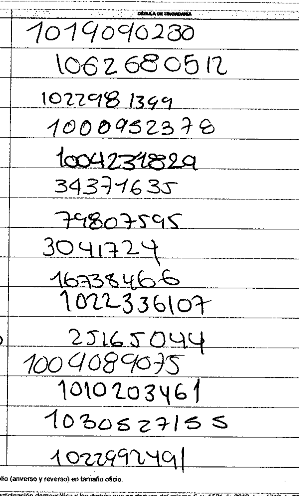
#> input picture image.png, 299 x 496 px
$ python visualize_row_detection.py
#> lines starting #> are read from the running program, lines starting #| are printed output that depends on the picture; after the words box and inside, x2 and y2 are one past the last pixel; in counts of white or black regions, pixels touching at a corner belong together
#> the answer given: ../image.png
"""
Script para VISUALIZAR la detección de líneas horizontales.
Guarda una imagen mostrando las líneas detectadas.
"""

import sys
from pathlib import Path
from PIL import Image, ImageDraw
import numpy as np
import cv2

# Agregar src al path
sys.path.insert(0, str(Path(__file__).parent.parent))


def detect_horizontal_lines_visual(image_path: str):
    """Detecta líneas horizontales y visualiza el resultado."""
#> called with image_path = '../image.png'

    # Cargar imagen
    image = Image.open(image_path)
#> image is the input picture: PIL image 299x496 RGBA; mean R, G, B, A 233, 233, 233, 255
    if image.mode not in ('RGB', 'L'):
        image = image.convert('RGB')
#> image: PIL image 299x496 RGB

    print(f"✓ Imagen cargada: {image.size}")
#| ✓ Imagen cargada: (299, 496)

    # Convertir a escala de grises
    img_gray = np.array(image.convert('L'))
    height, width = img_gray.shape
#> height = 496; width = 299

    print(f"✓ Dimensiones: {width}x{height}")
#| ✓ Dimensiones: 299x496
    print()

    # ===================================================================
    # MÉTODO 1: Binarización + Kernel Morfológico
    # ===================================================================
    print("=" * 70)
    print("MÉTODO 1: Detección con Kernel Morfológico")
    print("=" * 70)

    # Binarización adaptativa
    binary = cv2.adaptiveThreshold(
        img_gray,
        255,
        cv2.ADAPTIVE_THRESH_GAUSSIAN_C,
        cv2.THRESH_BINARY_INV,
        11,
        2
    )
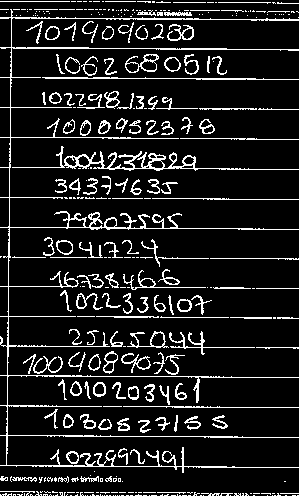
#> binary: shape (496, 299); 11.5% white in thin lines or dots

    # Kernel horizontal
    kernel_length = width // 3
#> kernel_length = 99
    print(f"Kernel horizontal: {kernel_length}x1 px")
#| Kernel horizontal: 99x1 px
    horizontal_kernel = cv2.getStructuringElement(cv2.MORPH_RECT, (kernel_length, 1))

    # Extraer líneas horizontales
    horizontal_lines_img = cv2.morphologyEx(binary, cv2.MORPH_OPEN, horizontal_kernel, iterations=2)
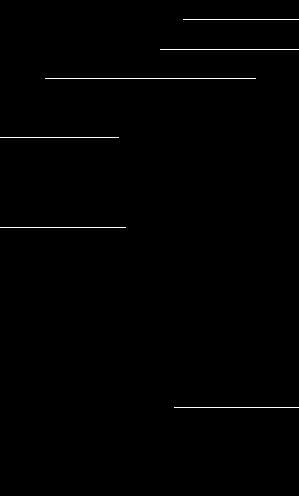
#> horizontal_lines_img: shape (496, 299); 0.56% white in thin lines or dots, all inside (x1, y1, x2, y2) = (0, 19, 299, 408)

    # Proyección horizontal
    horizontal_projection = np.sum(horizontal_lines_img, axis=1)
#> horizontal_projection = 496 values, max 53805 at index 78, min 0 at index 0, mean 429.8

    # Normalizar
    max_val = np.max(horizontal_projection)
#> max_val = 53805
    print(f"Proyección máxima: {max_val}")
#| Proyección máxima: 53805

    # Encontrar picos
    threshold_line = max_val * 0.3
#> threshold_line = 16141.5
    print(f"Threshold (30%): {threshold_line}")
#| Threshold (30%): 16141.5

    line_rows = []
    for y in range(height):
        if horizontal_projection[y] > threshold_line:
            line_rows.append(y)
#> after the loop, line_rows = [19, 49, 78, 137, 227, 407]

    print(f"Píxeles con líneas detectados: {len(line_rows)}")
#| Píxeles con líneas detectados: 6

    # Agrupar líneas consecutivas
    line_positions = []
    if line_rows:
        start = line_rows[0]
#> start = 19
        for i in range(1, len(line_rows)):
            if line_rows[i] - line_rows[i-1] > 5:
                line_positions.append((start + line_rows[i-1]) // 2)
                start = line_rows[i]
#> this loop made 5 passes
#> start on passes 1 to 5: 49, 78, 137, 227, 407
#> after the loop, line_positions = [19, 49, 78, 137, 227]
        line_positions.append((start + line_rows[-1]) // 2)

    print(f"✓ Líneas detectadas: {len(line_positions)}")
#| ✓ Líneas detectadas: 6
    print()
    for i, y in enumerate(line_positions, 1):
        print(f"  Línea {i}: y={y}")
#> this loop made 6 passes
#|   Línea 1: y=19
#|   Línea 2: y=49
#|   Línea 3: y=78
#|   Línea 4: y=137
#|   Línea 5: y=227
#|   Línea 6: y=407

    # ===================================================================
    # VISUALIZACIÓN
    # ===================================================================
    print()
    print("=" * 70)
    print("GENERANDO VISUALIZACIÓN")
    print("=" * 70)

    # Crear copia para dibujar
    vis_image = image.copy()
    draw = ImageDraw.Draw(vis_image)

    # Dibujar líneas detectadas en ROJO
    for y in line_positions:
        draw.line([(0, y), (width, y)], fill=(255, 0, 0), width=3)

    # Dibujar filas entre líneas en VERDE (semi-transparente)
    for i in range(len(line_positions) - 1):
        y_start = line_positions[i]
        y_end = line_positions[i + 1]
        y_mid = (y_start + y_end) // 2

        # Línea verde en el medio de cada fila
        draw.line([(0, y_mid), (width, y_mid)], fill=(0, 255, 0), width=1)

        # Texto con número de fila
        draw.text((10, y_mid - 10), f"Fila {i+1}", fill=(0, 255, 0))
#> this loop made 5 passes
#> (y_start, y_end, y_mid) on passes 1 to 5: (19, 49, 34), (49, 78, 63), (78, 137, 107), (137, 227, 182), (227, 407, 317)

    # Guardar
    output_path = "temp/row_detection_visualization.png"
    Path("temp").mkdir(exist_ok=True)
    vis_image.save(output_path)
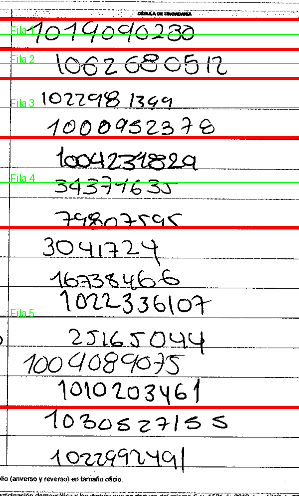
#> saved as row_detection_visualization.png: PIL image 299x496 RGB; mean R, G, B 232.6, 226.3, 223.3

    print(f"✓ Visualización guardada: {output_path}")
    print()
    print("=" * 70)
    print("ABRE LA IMAGEN PARA VER LAS LÍNEAS DETECTADAS")
    print("Líneas ROJAS = Separadores detectados")
    print("Líneas VERDES = Centro de cada fila")
    print("=" * 70)

    # También guardar la imagen de proyección
    projection_img = (horizontal_lines_img).astype(np.uint8)
    cv2.imwrite("temp/horizontal_lines_morphology.png", projection_img)
    print(f"✓ Imagen morfológica guardada: temp/horizontal_lines_morphology.png")


if __name__ == "__main__":
    print("=" * 70)
    print("VISUALIZADOR DE DETECCIÓN DE FILAS")
    print("=" * 70)
    print()

    image_path = input("Ruta de la imagen: ").strip().strip('"').strip("'")

    try:
        detect_horizontal_lines_visual(image_path)
    except Exception as e:
        print(f"✗ Error: {e}")
        import traceback
        traceback.print_exc()
